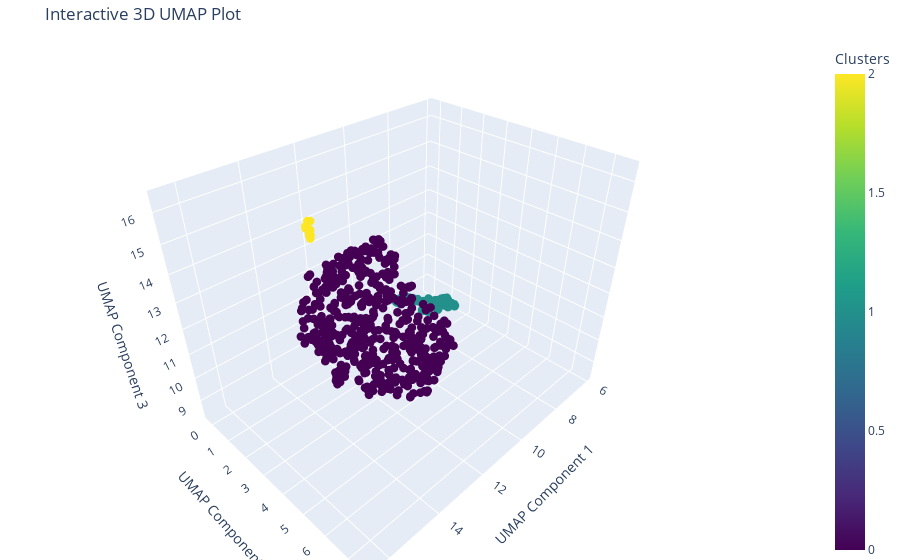

Notebook cell for this chart:
### Markdown cell above
## ***UMAP with DBSCAN***

### Code cell
dbscan = DBSCAN(eps=1, min_samples=3)
dbscan_clusters = dbscan.fit_predict(raw_umap)

# Plot clusters
dbscan_target = pd.Series(dbscan_clusters)

plot_algo3d_interactive(raw_umap, dbscan_target, 'UMAP', 'Clusters')

### Figure 1 — Plotly figure (JSON) as saved in the notebook; plotly's stock layout.template omitted (floating-point values rounded to 4 significant figures; data arrays with more than 128 entries replaced by an {"elided": "..."} marker saying what was removed)
{"data": [{"hovertemplate": "UMAP Component 1=%{x}<br>UMAP Component 2=%{y}<br>UMAP Component 3=%{z}<br>Clusters=%{marker.color}<extra></extra>", "legendgroup": "", "marker": {"color": {"elided": "606 int values"}, "coloraxis": "coloraxis", "size": 3, "symbol": "circle"}, "mode": "markers", "name": "", "scene": "scene", "showlegend": false, "type": "scatter3d", "x": {"elided": "606 float values"}, "y": {"elided": "606 float values"}, "z": {"elided": "606 float values"}}], "layout": {"coloraxis": {"colorbar": {"title": {"text": "Clusters"}}, "colorscale": [[0, "#440154"], [0.1111, "#482878"], [0.2222, "#3e4989"], [0.3333, "#31688e"], [0.4444, "#26828e"], [0.5556, "#1f9e89"], [0.6667, "#35b779"], [0.7778, "#6ece58"], [0.8889, "#b5de2b"], [1, "#fde725"]]}, "legend": {"tracegroupgap": 0}, "margin": {"b": 0, "l": 0, "r": 0, "t": 40}, "scene": {"domain": {"x": [0, 1], "y": [0, 1]}, "xaxis": {"title": {"text": "UMAP Component 1"}}, "yaxis": {"title": {"text": "UMAP Component 2"}}, "zaxis": {"title": {"text": "UMAP Component 3"}}}, "title": {"text": "Interactive 3D UMAP Plot"}}}
